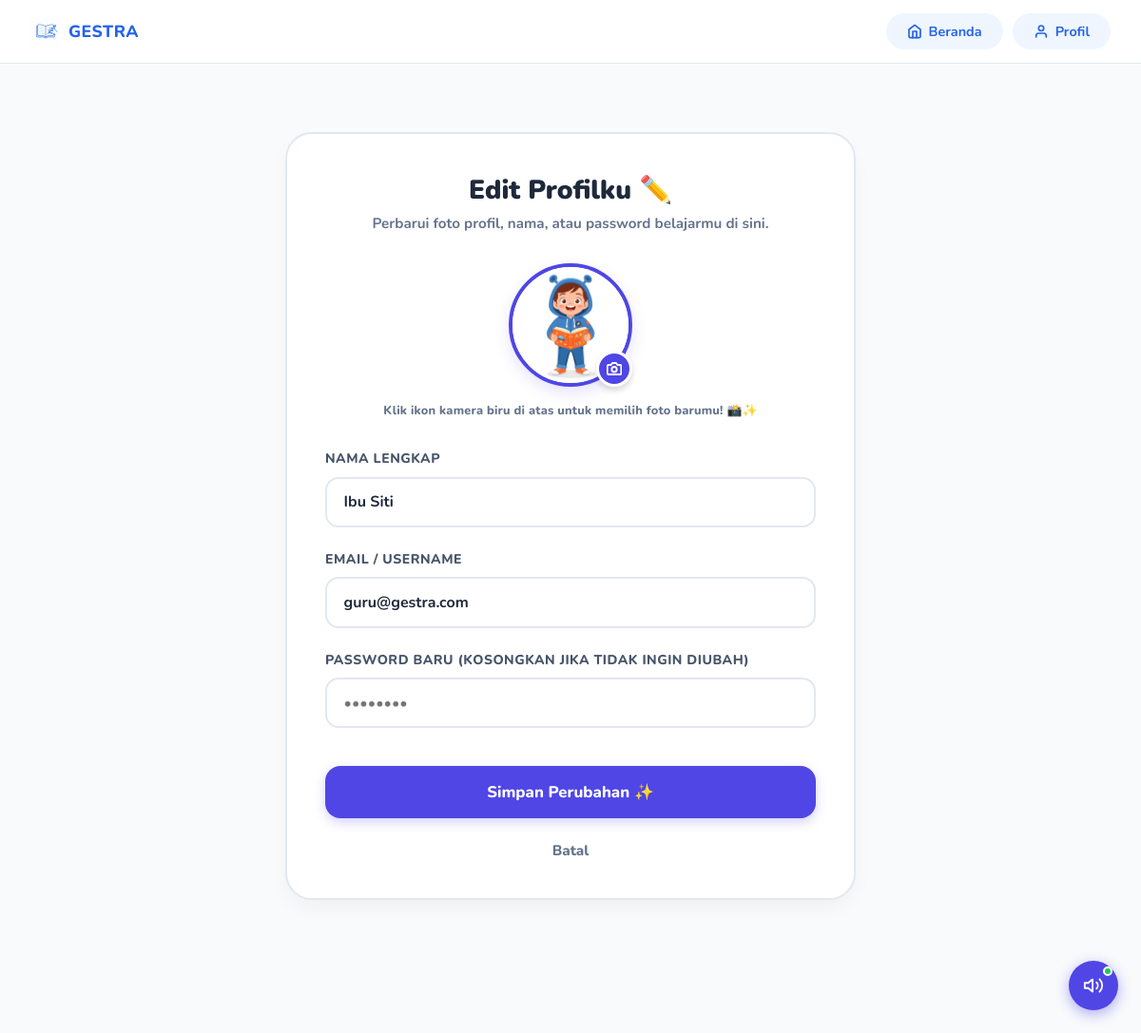
/edit-profile (signed in), run on the app's committed database.
### app/models/user.py (models this page shows)
class User(Base):
    __tablename__ = "users"
    id = Column(Integer, primary_key=True, index=True)
    nama = Column(String, index=True)
    email = Column(String, unique=True, index=True)
    password = Column(String)
    role = Column(String, default="murid") # "murid" or "guru"
    foto_profil = Column(String, default="/static/assets/images/mascot.png")

### app/routes/profil.py (the view)
@router.get("/edit-profile", response_class=HTMLResponse)
async def edit_profil_page(request: Request, db: Session = Depends(get_db)):
    user = get_current_user(request, db)
    if not user:
        return RedirectResponse(url="/login")
    ensure_foto_profil_column(db)
    return templates.TemplateResponse(request, "edit-profil.html", {"user": user})

### app/templates/edit-profil.html (shortened to what this page needs)
{% extends "layout.html" %}
{% block content %}
<main class="page-wrapper">
    <div class="edit-profile-container">
        <div class="edit-header">
            <h1>Edit Profilku ✏️</h1>
            <p>Perbarui foto profil, nama, atau password belajarmu di sini.</p>
        </div>
        <form action="/edit-profile" method="POST" enctype="multipart/form-data">
            <div class="avatar-upload-container">
                <div class="avatar-wrapper">
                    <img src="{{ user.foto_profil or url_for('static', path='assets/images/mascot.png') }}"
                         id="avatar-preview"
                         alt="Avatar"
                         class="avatar-image" />
                    <label for="foto_profil_input" class="avatar-input-label" title="Ganti Foto">
                        <svg viewBox="0 0 24 24" fill="none" stroke="currentColor" stroke-width="2.8" stroke-linecap="round" stroke-linejoin="round">
                            <path d="M23 19a2 2 0 0 1-2 2H3a2 2 0 0 1-2-2V8a2 2 0 0 1 2-2h4l2-3h6l2 3h4a2 2 0 0 1 2 2z"/>
                            <circle cx="12" cy="13" r="4"/>
                        </svg>
                    </label>
                </div>
                <p style="font-size: 0.8rem; color: #64748B; margin-top: 10px; font-weight: 800; letter-spacing: 0.2px;">
                    Klik ikon kamera biru di atas untuk memilih foto barumu! 📸✨
                </p>
            </div>
            <div class="form-group">
                <label for="nama">Nama Lengkap</label>
                <input type="text" id="nama" name="nama" class="form-control" value="{{ user.nama }}" placeholder="Tulis namamu disini" required>
            </div>
            <div class="form-group">
                <label for="email">Email / Username</label>
                <input type="email" id="email" name="email" class="form-control" value="{{ user.email }}" required>
            </div>
            <div class="form-group">
                <label for="password">Password Baru (Kosongkan jika tidak ingin diubah)</label>
                <input type="password" id="password" name="password" class="form-control" placeholder="••••••••">
            </div>
            <button type="submit" class="btn-save">Simpan Perubahan ✨</button>
        </form>
        <a href="/profile" class="btn-cancel">Batal</a>
    </div>
</main>
{% endblock %}

### app/static/css/global.css (style rules this page uses)
:root { --blue-50: #EFF6FF; --blue-100: #DBEAFE; --blue-200: #BFDBFE; --blue-300: #93C5FD; --blue-400: #60A5FA; --blue-500: #3B82F6; --blue-600: #2563EB; --blue-700: #1D4ED8; --blue-800: #1E40AF; --gray-50: #F8FAFC; --gray-100: #F1F5F9; --gray-200: #E2E8F0; --gray-300: #CBD5E1; --gray-400: #94A3B8; --gray-500: #64748B; --gray-700: #334155; --gray-900: #0F172A; --white: #FFFFFF; --radius-sm: 8px; --radius-md: 14px; --radius-lg: 20px; --radius-xl: 28px; --shadow-sm: 0 1px 3px rgba(0, 0, 0, .08), 0 1px 2px rgba(0, 0, 0, .06); --shadow-md: 0 4px 16px rgba(37, 99, 235, .10); --shadow-lg: 0 8px 32px rgba(37, 99, 235, .14); --transition: all .22s ease; --font: 'Nunito', sans-serif; }
*, *::before, *::after { box-sizing: border-box; margin: 0; padding: 0; }
html { scroll-behavior: smooth; }
body { font-family: var(--font); background-color: var(--gray-50); color: var(--gray-900); min-height: 100vh; -webkit-font-smoothing: antialiased; }
img { max-width: 100%; display: block; }
a { text-decoration: none; color: inherit; }
button { cursor: pointer; font-family: var(--font); border: none; outline: none; }
input { font-family: var(--font); outline: none; border: none; }
.page-wrapper { max-width: 900px; margin: 0 auto; padding: 28px 20px 60px; }
.page-wrapper { padding-top: 24px !important; }

### app/templates/edit-profil.html (style rules this page uses)
.edit-profile-container { max-width: 600px; margin: 3rem auto 5rem; padding: 2.5rem; background: white; border-radius: 28px; box-shadow: 0 10px 25px -5px rgba(0, 0, 0, 0.05); border: 2px solid #E2E8F0; animation: fadeUp 0.4s ease both; }
.edit-header { text-align: center; margin-bottom: 2rem; }
.edit-header h1 { font-size: 1.75rem; font-weight: 900; color: #1E293B; margin-bottom: 6px; }
.edit-header p { font-size: 0.95rem; color: #64748B; font-weight: 700; }
.form-group { margin-bottom: 1.5rem; }
.form-group label { display: block; font-size: 0.88rem; font-weight: 800; color: #475569; margin-bottom: 0.6rem; text-transform: uppercase; letter-spacing: 0.5px; }
.form-control { width: 100%; padding: 0.85rem 1.1rem; border: 2px solid #E2E8F0; border-radius: 14px; font-size: 1rem; font-weight: 700; color: #1E293B; transition: all 0.2s ease; }
.btn-save { width: 100%; background: #4F46E5; color: white; border: none; padding: 1rem; border-radius: 16px; font-size: 1.05rem; font-weight: 800; cursor: pointer; margin-top: 1rem; transition: all 0.2s ease; box-shadow: 0 4px 12px rgba(79, 70, 229, 0.25); }
.btn-cancel { display: block; text-align: center; margin-top: 1.5rem; color: #64748B; text-decoration: none; font-size: 0.95rem; font-weight: 800; transition: color 0.2s ease; }
.avatar-upload-container { text-align: center; margin-bottom: 2rem; position: relative; }
.avatar-wrapper { position: relative; display: inline-block; }
.avatar-image { width: 130px; height: 130px; border-radius: 50%; object-fit: cover; border: 4px solid #4F46E5; box-shadow: 0 6px 16px rgba(79, 70, 229, 0.15); transition: transform 0.3s ease; }
.avatar-input-label { position: absolute; bottom: 0; right: 0; background: #4F46E5; color: white; width: 38px; height: 38px; border-radius: 50%; display: flex; align-items: center; justify-content: center; cursor: pointer; border: 3.5px solid white; box-shadow: 0 4px 6px rgba(0,0,0,0.15); transition: all 0.2s ease; }
.avatar-input-label svg { width: 16px; height: 16px; }

### data on the page
User: foto_profil (picture), nama "Ibu Siti", email "guru@gestra.com"
